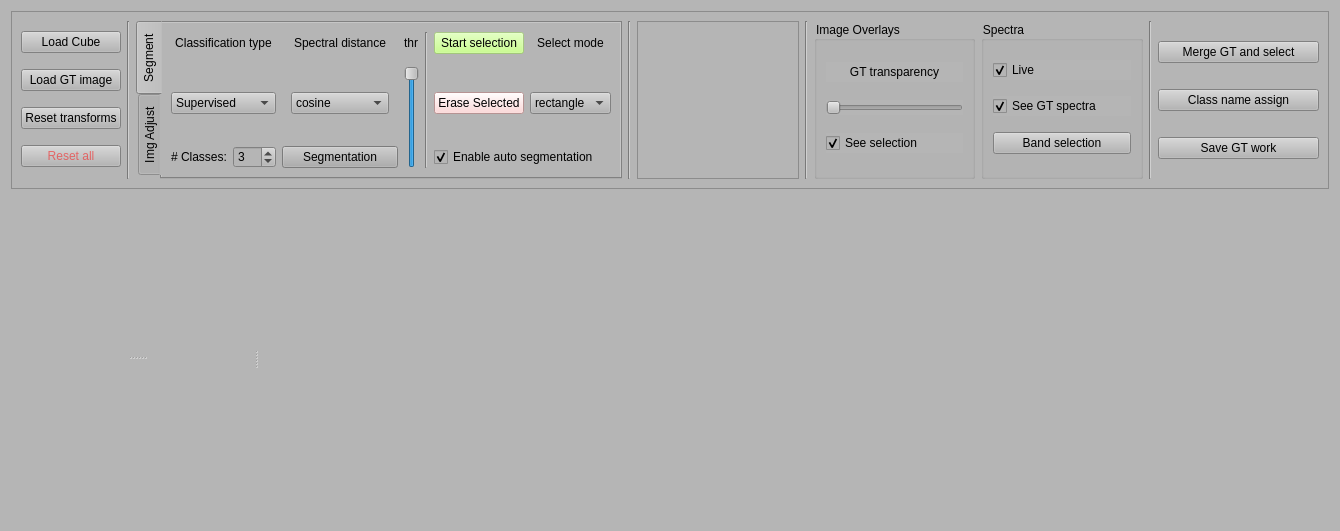
<?xml version="1.0" encoding="UTF-8"?>
<ui version="4.0">
 <class>GroundTruthWidget</class>
 <widget class="QWidget" name="GroundTruthWidget">
  <property name="geometry">
   <rect>
    <x>0</x>
    <y>0</y>
    <width>1340</width>
    <height>531</height>
   </rect>
  </property>
  <property name="sizePolicy">
   <sizepolicy hsizetype="Preferred" vsizetype="Fixed">
    <horstretch>0</horstretch>
    <verstretch>0</verstretch>
   </sizepolicy>
  </property>
  <property name="styleSheet">
   <string notr="true">background-color: rgb(181, 181, 181);</string>
  </property>
  <layout class="QVBoxLayout" name="verticalLayout" stretch="0,6">
   <item>
    <widget class="QFrame" name="frame">
     <property name="autoFillBackground">
      <bool>false</bool>
     </property>
     <property name="frameShape">
      <enum>QFrame::StyledPanel</enum>
     </property>
     <property name="frameShadow">
      <enum>QFrame::Raised</enum>
     </property>
     <layout class="QHBoxLayout" name="horizontalLayout_2" stretch="1,1,4,1,2,1,2,2,1,2">
      <item>
       <layout class="QVBoxLayout" name="verticalLayout_7">
        <item>
         <widget class="QPushButton" name="load_btn">
          <property name="toolTip">
           <string>Load a hyperspectral cube (.mat, .h5, .hdr).
If a Ground Truth already exists in the cube metadata or as a matching *_GT.png, it can be auto-loaded.</string>
          </property>
          <property name="text">
           <string>Load Cube</string>
          </property>
         </widget>
        </item>
        <item>
         <widget class="QPushButton" name="pushButton_load_GT">
          <property name="toolTip">
           <string>Load Ground Truth (PNG)
Load a GT indexed PNG (palette + labels) and rebuild internal class indices, class colors, and (if available) mean/std spectra from metadata.</string>
          </property>
          <property name="text">
           <string>Load GT image</string>
          </property>
         </widget>
        </item>
        <item>
         <widget class="QPushButton" name="pushButton_reset_transform">
          <property name="toolTip">
           <string>Reset transforms applied to the cube</string>
          </property>
          <property name="text">
           <string>Reset transforms</string>
          </property>
         </widget>
        </item>
        <item>
         <widget class="QPushButton" name="pushButton_reset">
          <property name="toolTip">
           <string>Clear the current cube and all Ground Truth work (segmentation map, manual selection, class colors, spectra prototypes, selected bands, and displays).</string>
          </property>
          <property name="styleSheet">
           <string notr="true">color: rgba(255, 0, 0, 125);</string>
          </property>
          <property name="text">
           <string>Reset all</string>
          </property>
         </widget>
        </item>
       </layout>
      </item>
      <item>
       <widget class="Line" name="line_4">
        <property name="orientation">
         <enum>Qt::Vertical</enum>
        </property>
       </widget>
      </item>
      <item>
       <widget class="QTabWidget" name="tabWidget">
        <property name="tabPosition">
         <enum>QTabWidget::West</enum>
        </property>
        <property name="currentIndex">
         <number>0</number>
        </property>
        <widget class="QWidget" name="tab">
         <attribute name="title">
          <string>Segment</string>
         </attribute>
         <layout class="QHBoxLayout" name="horizontalLayout_5">
          <item>
           <layout class="QGridLayout" name="gridLayout">
            <item row="3" column="7" colspan="2">
             <widget class="QCheckBox" name="checkBox_enable_segment">
              <property name="toolTip">
               <string>When enabled, the Run button is allowed to compute a segmentation map.
When disabled, Run is blocked to prevent overwriting existing work. </string>
              </property>
              <property name="text">
               <string>Enable auto segmentation</string>
              </property>
              <property name="checked">
               <bool>true</bool>
              </property>
             </widget>
            </item>
            <item row="0" column="6" rowspan="4">
             <widget class="Line" name="line_2">
              <property name="lineWidth">
               <number>1</number>
              </property>
              <property name="orientation">
               <enum>Qt::Vertical</enum>
              </property>
             </widget>
            </item>
            <item row="0" column="4">
             <widget class="QLabel" name="label_metric">
              <property name="maximumSize">
               <size>
                <width>16777215</width>
                <height>20</height>
               </size>
              </property>
              <property name="text">
               <string>Spectral distance</string>
              </property>
              <property name="alignment">
               <set>Qt::AlignCenter</set>
              </property>
             </widget>
            </item>
            <item row="0" column="7">
             <widget class="QPushButton" name="pushButton_class_selection">
              <property name="enabled">
               <bool>true</bool>
              </property>
              <property name="toolTip">
               <string>Start / Stop selection
Toggle manual selection mode to label reference pixels.
Selection is started with Right click or Ctrl + Left click in the left viewer, using the current selection shape (pixel / rectangle / ellipse)</string>
              </property>
              <property name="styleSheet">
               <string notr="true">background-color: rgba(186, 255, 112, 125);</string>
              </property>
              <property name="text">
               <string>Start selection</string>
              </property>
              <property name="checkable">
               <bool>true</bool>
              </property>
             </widget>
            </item>
            <item row="3" column="4">
             <widget class="QPushButton" name="run_btn">
              <property name="toolTip">
               <string>Run the current segmentation mode (Unsupervised or Supervised).
If band selection is active, segmentation is computed only on the selected bands. </string>
              </property>
              <property name="styleSheet">
               <string notr="true">background-color: rgb(173, 173, 173);</string>
              </property>
              <property name="text">
               <string>Segmentation</string>
              </property>
             </widget>
            </item>
            <item row="2" column="7">
             <widget class="QPushButton" name="pushButton_erase_selected_pix">
              <property name="toolTip">
               <string>Erase pixels (Stop Erasing)
Toggle erase mode: selected pixels are removed from the manual selection and associated class structures are updated accordingly.</string>
              </property>
              <property name="styleSheet">
               <string notr="true">background-color: rgb(255, 206, 206);</string>
              </property>
              <property name="text">
               <string>Erase Selected</string>
              </property>
              <property name="checkable">
               <bool>true</bool>
              </property>
             </widget>
            </item>
            <item row="2" column="2" colspan="2">
             <widget class="QComboBox" name="comboBox_ClassifMode">
              <property name="toolTip">
               <string>Choose how the segmentation map is computed:

Unsupervised: clustering-based segmentation (KMeans).

Supervised: classify pixels using manually selected class prototypes (mean spectra) and a spectral distance.</string>
              </property>
              <item>
               <property name="text">
                <string>Supervised</string>
               </property>
              </item>
              <item>
               <property name="text">
                <string>Unsupervised</string>
               </property>
              </item>
             </widget>
            </item>
            <item row="0" column="2" colspan="2">
             <widget class="QLabel" name="label_class_type">
              <property name="maximumSize">
               <size>
                <width>16777215</width>
                <height>20</height>
               </size>
              </property>
              <property name="text">
               <string>Classification type</string>
              </property>
              <property name="alignment">
               <set>Qt::AlignCenter</set>
              </property>
             </widget>
            </item>
            <item row="0" column="8">
             <widget class="QLabel" name="label_selec_mode">
              <property name="maximumSize">
               <size>
                <width>16777215</width>
                <height>20</height>
               </size>
              </property>
              <property name="text">
               <string>Select mode</string>
              </property>
              <property name="alignment">
               <set>Qt::AlignCenter</set>
              </property>
             </widget>
            </item>
            <item row="3" column="2">
             <widget class="QLabel" name="nclass_label">
              <property name="text">
               <string># Classes:</string>
              </property>
             </widget>
            </item>
            <item row="2" column="5" rowspan="2">
             <widget class="QSlider" name="slider_class_thr">
              <property name="toolTip">
               <string>Classification threshold (%)
Only used in Supervised mode.

100%: always assign the closest class.

&lt;100%: pixels too far from all prototypes are assigned to an “other” label.</string>
              </property>
              <property name="minimum">
               <number>0</number>
              </property>
              <property name="maximum">
               <number>100</number>
              </property>
              <property name="value">
               <number>100</number>
              </property>
              <property name="orientation">
               <enum>Qt::Vertical</enum>
              </property>
              <property name="tickPosition">
               <enum>QSlider::NoTicks</enum>
              </property>
             </widget>
            </item>
            <item row="2" column="4">
             <layout class="QVBoxLayout" name="verticalLayout_4">
              <item>
               <widget class="QStackedWidget" name="stackedWidget">
                <property name="toolTip">
                 <string/>
                </property>
                <property name="currentIndex">
                 <number>0</number>
                </property>
                <widget class="QWidget" name="page_distance">
                 <layout class="QHBoxLayout" name="horizontalLayout">
                  <item>
                   <widget class="QComboBox" name="comboBox_distance">
                    <property name="sizePolicy">
                     <sizepolicy hsizetype="Expanding" vsizetype="Fixed">
                      <horstretch>0</horstretch>
                      <verstretch>0</verstretch>
                     </sizepolicy>
                    </property>
                    <property name="toolTip">
                     <string>Spectral distance (Supervised)
Distance used to compare each pixel to class prototypes (mean spectra).
Available options include: sqeuclidean, cosine, correlation.</string>
                    </property>
                    <item>
                     <property name="text">
                      <string>cosine</string>
                     </property>
                    </item>
                    <item>
                     <property name="text">
                      <string>sqeuclidean</string>
                     </property>
                    </item>
                    <item>
                     <property name="text">
                      <string>correlation</string>
                     </property>
                    </item>
                   </widget>
                  </item>
                 </layout>
                </widget>
                <widget class="QWidget" name="page_normalized">
                 <layout class="QHBoxLayout" name="horizontalLayout_3">
                  <item>
                   <widget class="QComboBox" name="comboBox_normalized">
                    <property name="sizePolicy">
                     <sizepolicy hsizetype="Expanding" vsizetype="Fixed">
                      <horstretch>0</horstretch>
                      <verstretch>0</verstretch>
                     </sizepolicy>
                    </property>
                    <property name="toolTip">
                     <string>Spectral normalization (Unsupervised)
If set to Normalize, each pixel spectrum is normalized by its own maximum before clustering.</string>
                    </property>
                    <item>
                     <property name="text">
                      <string>Raw</string>
                     </property>
                    </item>
                    <item>
                     <property name="text">
                      <string>Normalize</string>
                     </property>
                    </item>
                   </widget>
                  </item>
                 </layout>
                </widget>
               </widget>
              </item>
             </layout>
            </item>
            <item row="2" column="8">
             <widget class="QComboBox" name="comboBox_pixel_selection_mode">
              <property name="toolTip">
               <string>Selection shape
Select how reference pixels are collected:

pixel: freehand path by dragging; on release you can optionally close the path to fill the polygon.

rectangle: rubber band rectangle.

ellipse: ellipse ROI.</string>
              </property>
              <item>
               <property name="text">
                <string>rectangle</string>
               </property>
              </item>
              <item>
               <property name="text">
                <string>ellipse</string>
               </property>
              </item>
              <item>
               <property name="text">
                <string>pixel</string>
               </property>
              </item>
             </widget>
            </item>
            <item row="3" column="3">
             <widget class="QSpinBox" name="nclass_box">
              <property name="toolTip">
               <string>Number of classes
Defines the valid class index range 0 .. (N−1).
If you reduce N while higher labels already exist, the tool prompts you to erase or reassign those classes.</string>
              </property>
              <property name="minimum">
               <number>2</number>
              </property>
              <property name="maximum">
               <number>20</number>
              </property>
              <property name="value">
               <number>3</number>
              </property>
             </widget>
            </item>
            <item row="0" column="5">
             <widget class="QLabel" name="label_thr">
              <property name="maximumSize">
               <size>
                <width>16777215</width>
                <height>20</height>
               </size>
              </property>
              <property name="text">
               <string>thr</string>
              </property>
             </widget>
            </item>
           </layout>
          </item>
         </layout>
        </widget>
        <widget class="QWidget" name="tab_2">
         <attribute name="title">
          <string>Img Adjust</string>
         </attribute>
         <layout class="QHBoxLayout" name="horizontalLayout_6">
          <item>
           <widget class="QGroupBox" name="groupBox_image_type">
            <property name="title">
             <string>Image Choice</string>
            </property>
            <layout class="QVBoxLayout" name="verticalLayout_5">
             <item>
              <widget class="QRadioButton" name="radioButton_rgb_default">
               <property name="toolTip">
                <string>Display the cube using the default RGB band mapping.</string>
               </property>
               <property name="text">
                <string>RGB default</string>
               </property>
               <property name="checked">
                <bool>true</bool>
               </property>
              </widget>
             </item>
             <item>
              <widget class="QRadioButton" name="radioButton_rgb_user">
               <property name="enabled">
                <bool>true</bool>
               </property>
               <property name="toolTip">
                <string>Display the cube using user-selected RGB band indices.</string>
               </property>
               <property name="text">
                <string>RGB user</string>
               </property>
               <property name="checked">
                <bool>false</bool>
               </property>
              </widget>
             </item>
             <item>
              <widget class="QRadioButton" name="radioButton_grayscale">
               <property name="toolTip">
                <string>Display a single band as a grayscale image.</string>
               </property>
               <property name="text">
                <string>Grayscale</string>
               </property>
              </widget>
             </item>
            </layout>
           </widget>
          </item>
          <item>
           <layout class="QGridLayout" name="gridLayout_RGBchannels_3">
            <item row="2" column="2">
             <widget class="QSlider" name="horizontalSlider_blue_channel">
              <property name="toolTip">
               <string>Blue channel band index (for user RGB).</string>
              </property>
              <property name="maximum">
               <number>149</number>
              </property>
              <property name="value">
               <number>0</number>
              </property>
              <property name="orientation">
               <enum>Qt::Horizontal</enum>
              </property>
             </widget>
            </item>
            <item row="1" column="0">
             <widget class="QLabel" name="label_green_channel">
              <property name="text">
               <string>Green</string>
              </property>
              <property name="alignment">
               <set>Qt::AlignCenter</set>
              </property>
             </widget>
            </item>
            <item row="1" column="1">
             <widget class="QSpinBox" name="spinBox_green_channel">
              <property name="toolTip">
               <string>Green channel band index (for user RGB).</string>
              </property>
              <property name="maximum">
               <number>149</number>
              </property>
              <property name="value">
               <number>0</number>
              </property>
             </widget>
            </item>
            <item row="0" column="0">
             <widget class="QLabel" name="label_red_channel">
              <property name="text">
               <string>Red</string>
              </property>
              <property name="alignment">
               <set>Qt::AlignCenter</set>
              </property>
             </widget>
            </item>
            <item row="0" column="2">
             <widget class="QSlider" name="horizontalSlider_red_channel">
              <property name="minimumSize">
               <size>
                <width>60</width>
                <height>0</height>
               </size>
              </property>
              <property name="toolTip">
               <string>Red channel band index (for user RGB).</string>
              </property>
              <property name="maximum">
               <number>149</number>
              </property>
              <property name="value">
               <number>0</number>
              </property>
              <property name="orientation">
               <enum>Qt::Horizontal</enum>
              </property>
             </widget>
            </item>
            <item row="1" column="2">
             <widget class="QSlider" name="horizontalSlider_green_channel">
              <property name="toolTip">
               <string>Green channel band index (for user RGB).</string>
              </property>
              <property name="maximum">
               <number>149</number>
              </property>
              <property name="value">
               <number>0</number>
              </property>
              <property name="orientation">
               <enum>Qt::Horizontal</enum>
              </property>
             </widget>
            </item>
            <item row="2" column="1">
             <widget class="QSpinBox" name="spinBox_blue_channel">
              <property name="toolTip">
               <string>Blue channel band index (for user RGB).</string>
              </property>
              <property name="maximum">
               <number>149</number>
              </property>
              <property name="value">
               <number>0</number>
              </property>
             </widget>
            </item>
            <item row="2" column="0">
             <widget class="QLabel" name="label_blue_channel">
              <property name="text">
               <string>Blue</string>
              </property>
              <property name="alignment">
               <set>Qt::AlignCenter</set>
              </property>
             </widget>
            </item>
            <item row="0" column="1">
             <widget class="QSpinBox" name="spinBox_red_channel">
              <property name="toolTip">
               <string>Red channel band index (for user RGB).</string>
              </property>
              <property name="maximum">
               <number>149</number>
              </property>
              <property name="singleStep">
               <number>1</number>
              </property>
              <property name="value">
               <number>0</number>
              </property>
             </widget>
            </item>
           </layout>
          </item>
          <item>
           <widget class="QGroupBox" name="groupBox_3">
            <property name="title">
             <string>Transform</string>
            </property>
            <layout class="QVBoxLayout" name="verticalLayout_10">
             <item>
              <widget class="QPushButton" name="pushButton_rotate">
               <property name="toolTip">
                <string>Rotate cube</string>
               </property>
               <property name="autoFillBackground">
                <bool>false</bool>
               </property>
               <property name="styleSheet">
                <string notr="true">font: 12pt &quot;Trebuchet MS&quot;;</string>
               </property>
               <property name="text">
                <string notr="true">⟲</string>
               </property>
              </widget>
             </item>
             <item>
              <widget class="QPushButton" name="pushButton_flip_v">
               <property name="toolTip">
                <string>Flip cube verticaly</string>
               </property>
               <property name="styleSheet">
                <string notr="true">font: 12pt &quot;Trebuchet MS&quot;;</string>
               </property>
               <property name="text">
                <string>↕</string>
               </property>
              </widget>
             </item>
             <item>
              <widget class="QPushButton" name="pushButton_flip_h">
               <property name="baseSize">
                <size>
                 <width>16</width>
                 <height>0</height>
                </size>
               </property>
               <property name="toolTip">
                <string>Flip cube hoizontaly</string>
               </property>
               <property name="styleSheet">
                <string notr="true">font: 12pt &quot;Trebuchet MS&quot;;</string>
               </property>
               <property name="text">
                <string>↔</string>
               </property>
              </widget>
             </item>
            </layout>
           </widget>
          </item>
         </layout>
        </widget>
       </widget>
      </item>
      <item>
       <widget class="Line" name="line">
        <property name="orientation">
         <enum>Qt::Vertical</enum>
        </property>
       </widget>
      </item>
      <item>
       <widget class="QFrame" name="frame_legend">
        <property name="frameShape">
         <enum>QFrame::StyledPanel</enum>
        </property>
        <property name="frameShadow">
         <enum>QFrame::Raised</enum>
        </property>
        <layout class="QVBoxLayout" name="verticalLayout_6"/>
       </widget>
      </item>
      <item>
       <widget class="Line" name="line_3">
        <property name="orientation">
         <enum>Qt::Vertical</enum>
        </property>
       </widget>
      </item>
      <item>
       <widget class="QGroupBox" name="groupBox">
        <property name="title">
         <string>Image Overlays</string>
        </property>
        <layout class="QVBoxLayout" name="verticalLayout_8">
         <item>
          <widget class="QLabel" name="label_GT_3">
           <property name="maximumSize">
            <size>
             <width>16777215</width>
             <height>20</height>
            </size>
           </property>
           <property name="text">
            <string>GT transparency</string>
           </property>
           <property name="alignment">
            <set>Qt::AlignCenter</set>
           </property>
          </widget>
         </item>
         <item>
          <widget class="QSlider" name="horizontalSlider_transparency_GT">
           <property name="minimumSize">
            <size>
             <width>60</width>
             <height>0</height>
            </size>
           </property>
           <property name="toolTip">
            <string>GT overlay transparency (alpha)
Controls blending between the hyperspectral RGB display and the GT class-color overlay:

0% = only the hyperspectral RGB,

100% = only the GT overlay.</string>
           </property>
           <property name="maximum">
            <number>100</number>
           </property>
           <property name="value">
            <number>0</number>
           </property>
           <property name="sliderPosition">
            <number>0</number>
           </property>
           <property name="orientation">
            <enum>Qt::Horizontal</enum>
           </property>
          </widget>
         </item>
         <item>
          <widget class="QCheckBox" name="checkBox_see_selection_overlay">
           <property name="toolTip">
            <string>Show / hide the manual selection mask over the current display (independent from the segmentation map).</string>
           </property>
           <property name="text">
            <string>See selection</string>
           </property>
           <property name="checked">
            <bool>true</bool>
           </property>
          </widget>
         </item>
        </layout>
       </widget>
      </item>
      <item>
       <widget class="QGroupBox" name="groupBox_2">
        <property name="title">
         <string>Spectra</string>
        </property>
        <layout class="QVBoxLayout" name="verticalLayout_9">
         <item>
          <widget class="QCheckBox" name="checkBox_live_spectra">
           <property name="toolTip">
            <string>&lt;html&gt;&lt;head/&gt;&lt;body&gt;&lt;p&gt;&lt;span style=&quot; font-weight:600;&quot;&gt;Live spectrum tracking&lt;/span&gt;&lt;br/&gt;When enabled, moving the mouse over the left image updates the pixel spectrum in real time (will disabled drag mode on cube representation).&lt;/p&gt;&lt;p&gt;&lt;br/&gt;Tip: middle-click toggles this checkbox when not in selection mode.&lt;/p&gt;&lt;/body&gt;&lt;/html&gt;</string>
           </property>
           <property name="text">
            <string>Live</string>
           </property>
           <property name="checked">
            <bool>true</bool>
           </property>
          </widget>
         </item>
         <item>
          <widget class="QCheckBox" name="checkBox_seeGTspectra">
           <property name="toolTip">
            <string>&lt;html&gt;&lt;head/&gt;&lt;body&gt;&lt;p&gt;Show GT class spectra&lt;/p&gt;&lt;p&gt;Overlay class mean spectra with ±1 std envelope on the spectra plot.&lt;/p&gt;&lt;/body&gt;&lt;/html&gt;</string>
           </property>
           <property name="text">
            <string>See GT spectra</string>
           </property>
           <property name="checked">
            <bool>true</bool>
           </property>
          </widget>
         </item>
         <item>
          <widget class="QPushButton" name="pushButton_band_selection">
           <property name="toolTip">
            <string>Band selection (SpanSelector)
Enable wavelength range selection on the spectra plot.
You will be prompted to Add, Suppress, or Clear bands. Selected bands constrain the data used for segmentation/classification.</string>
           </property>
           <property name="text">
            <string>Band selection</string>
           </property>
           <property name="checkable">
            <bool>true</bool>
           </property>
          </widget>
         </item>
        </layout>
       </widget>
      </item>
      <item>
       <widget class="Line" name="line_5">
        <property name="orientation">
         <enum>Qt::Vertical</enum>
        </property>
       </widget>
      </item>
      <item>
       <layout class="QVBoxLayout" name="verticalLayout_3" stretch="0,0,0">
        <item>
         <widget class="QPushButton" name="pushButton_merge">
          <property name="toolTip">
           <string>Merge manual selection into segmentation
Overwrite the segmentation labels with the manual selection where available, then recompute class mean/std spectra from the updated map.</string>
          </property>
          <property name="text">
           <string>Merge GT and select</string>
          </property>
         </widget>
        </item>
        <item>
         <widget class="QPushButton" name="pushButton_class_name_assign">
          <property name="toolTip">
           <string>Assign material names / colors
Open the class table to assign a material label and palette color to each class (used for display and for saving GT).</string>
          </property>
          <property name="text">
           <string>Class name assign</string>
          </property>
         </widget>
        </item>
        <item>
         <widget class="QPushButton" name="pushButton_save_GT">
          <property name="toolTip">
           <string>Save Ground Truth
Export the GT as an indexed PNG (*_GT.png) and store GT information into the cube metadata (gt_index_map, GTLabels, GT_cmap, spectra_mean, spectra_std, etc.).
After saving the PNG, the tool can also save the updated cube file.</string>
          </property>
          <property name="text">
           <string>Save GT work</string>
          </property>
         </widget>
        </item>
       </layout>
      </item>
     </layout>
    </widget>
   </item>
   <item>
    <widget class="QFrame" name="frame_2">
     <property name="frameShape">
      <enum>QFrame::NoFrame</enum>
     </property>
     <property name="frameShadow">
      <enum>QFrame::Plain</enum>
     </property>
     <property name="lineWidth">
      <number>0</number>
     </property>
     <layout class="QHBoxLayout" name="horizontalLayout_4">
      <item>
       <widget class="QSplitter" name="splitter">
        <property name="styleSheet">
         <string notr="true">border-color: rgb(100, 100, 100);</string>
        </property>
        <property name="frameShape">
         <enum>QFrame::NoFrame</enum>
        </property>
        <property name="frameShadow">
         <enum>QFrame::Raised</enum>
        </property>
        <property name="lineWidth">
         <number>2</number>
        </property>
        <property name="midLineWidth">
         <number>2</number>
        </property>
        <property name="orientation">
         <enum>Qt::Horizontal</enum>
        </property>
        <widget class="QFrame" name="verticalFrame">
         <layout class="QVBoxLayout" name="verticalLayout_2">
          <item>
           <widget class="QSplitter" name="splitter_2">
            <property name="orientation">
             <enum>Qt::Vertical</enum>
            </property>
            <widget class="QWidget" name="viewer_left" native="true">
             <property name="toolTip">
              <string/>
             </property>
            </widget>
            <widget class="QWidget" name="viewer_right" native="true">
             <property name="toolTip">
              <string/>
             </property>
            </widget>
           </widget>
          </item>
         </layout>
        </widget>
        <widget class="QWidget" name="spec_canvas" native="true">
         <property name="toolTip">
          <string/>
         </property>
         <property name="autoFillBackground">
          <bool>false</bool>
         </property>
        </widget>
       </widget>
      </item>
     </layout>
    </widget>
   </item>
  </layout>
 </widget>
 <resources/>
 <connections/>
</ui>
